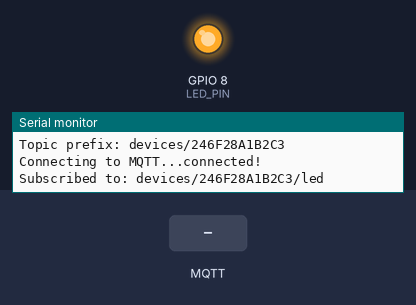
Recording of a sketch running on a simulated ESP32-S3. Parts: output pins drawn as LEDs (lit = HIGH), the last lines printed to the serial monitor. The inputs (shaded band) are chosen by the test bench. WiFi joins after 1.5 s; servers stay silent unless stated; no MQTT or app messages arrive unless stated.

Above: at 2.7 s.
2.8 s: MQTT message "on" arrives on the first subscribed topic
At 3.9 s:
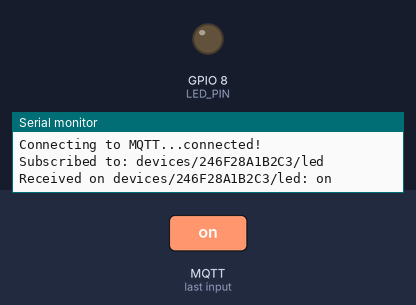
4.3 s: MQTT message "off" arrives on the first subscribed topic
At 5.0 s:
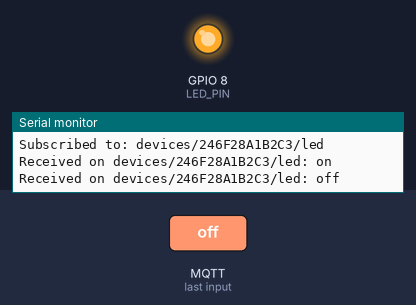
Timing chart, 0 to 7.3 s (numbered marks = the images above; inputs shaded):
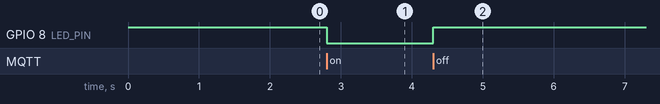

Measured:
- after the input at 2.8 s, GPIO 8 (LED_PIN): HIGH → LOW at once
- after the input at 4.3 s, GPIO 8 (LED_PIN): LOW → HIGH at once

The sketch:

sketch_apr2a.ino
```cpp
#include <WiFi.h>
#include <PubSubClient.h>

// ---- UPDATE THESE ----
// Double check if you are usiung mobile hotspot if it is set to 2.4 GHz, otherways will not connect!
const char* ssid = "EvoN";
const char* password = "opelastra";
const char* mqtt_server = "control.aut.utcluj.ro";
const int mqtt_port = 11188;
// ----------------------

#define LED_PIN 8

WiFiClient espClient;
PubSubClient client(espClient);
String deviceId;
String topicPrefix;
bool ledOn = false;

void callback(char* topic, byte* payload, unsigned int length) {
  String message;
  for (int i = 0; i < length; i++) {
    message += (char)payload[i];
  }
  Serial.print("Received on ");
  Serial.print(topic);
  Serial.print(": ");
  Serial.println(message);

  // Compare just the end of the topic
  String t = String(topic);
if (t.endsWith("/led")) {
  if (message == "on") {
    digitalWrite(LED_PIN, LOW);
    ledOn = true;
  }
  if (message == "off") {
    digitalWrite(LED_PIN, HIGH);
    ledOn = false;
  }
  }
}

void reconnect() {
  while (!client.connected()) {
    Serial.print("Connecting to MQTT...");
    if (client.connect(deviceId.c_str())) {
      Serial.println("connected!");
      String ledTopic = topicPrefix + "/led";
      client.subscribe(ledTopic.c_str());
      Serial.println("Subscribed to: " + ledTopic);
    } else {
      Serial.print("failed (");
      Serial.print(client.state());
      Serial.println(") retrying in 2s...");
      delay(2000);
    }
  }
}

void setup() {
  Serial.begin(115200);
  pinMode(LED_PIN, OUTPUT);
  digitalWrite(LED_PIN, HIGH);  // LED off at start (active LOW)

  // Connect to Wi-Fi
  Serial.print("Connecting to Wi-Fi");
  WiFi.begin(ssid, password);
  while (WiFi.status() != WL_CONNECTED) {
    delay(500);
    Serial.print(".");
  }
  Serial.println();
  Serial.print("Connected! IP: ");
  Serial.println(WiFi.localIP());

  // Build unique device ID from MAC
  deviceId = WiFi.macAddress();
  deviceId.replace(":", "");
  topicPrefix = "devices/" + deviceId;
  Serial.println("Device ID: " + deviceId);
  Serial.println("Topic prefix: " + topicPrefix);

  // Connect to MQTT
  client.setServer(mqtt_server, mqtt_port);
  client.setCallback(callback);
}

void loop() {
  if (!client.connected()) {
    reconnect();
  }
  client.loop();

  static unsigned long lastMsg = 0;
  if (millis() - lastMsg > 5000) {
    lastMsg = millis();

    char buf[32];

    // Uptime
    snprintf(buf, sizeof(buf), "%lu", millis() / 1000);
    client.publish((topicPrefix + "/status").c_str(), buf);

    // Chip temperature
    float chipTemp = temperatureRead();
    snprintf(buf, sizeof(buf), "%.1f", chipTemp);
    client.publish((topicPrefix + "/temperature").c_str(), buf);

    // Wi-Fi RSSI
    snprintf(buf, sizeof(buf), "%d", WiFi.RSSI());
    client.publish((topicPrefix + "/rssi").c_str(), buf);

    // Free heap memory
    snprintf(buf, sizeof(buf), "%u", ESP.getFreeHeap());
    client.publish((topicPrefix + "/heap").c_str(), buf);

    // Wi-Fi channel
    snprintf(buf, sizeof(buf), "%d", WiFi.channel());
    client.publish((topicPrefix + "/wifi_channel").c_str(), buf);

    // IP address
    client.publish((topicPrefix + "/ip").c_str(), WiFi.localIP().toString().c_str());

    // MAC address
    client.publish((topicPrefix + "/mac").c_str(), WiFi.macAddress().c_str());

    //LED status
    client.publish((topicPrefix + "/led_state").c_str(), ledOn ? "on" : "off");

    Serial.printf("Temp: %.1f | RSSI: %d | Heap: %u | Uptime: %lus\n",
                  chipTemp, WiFi.RSSI(), ESP.getFreeHeap(), millis() / 1000);
  }

  delay(1);  // yield to RTOS — prevents CPU spin and reduces heat
}
```
